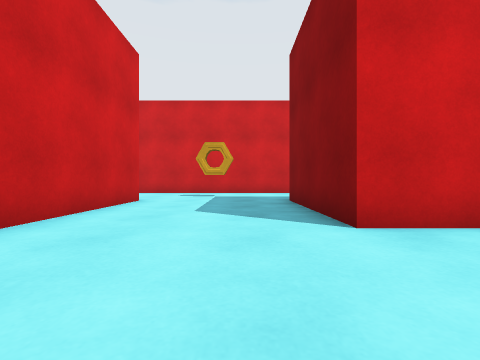
[1] (above)

23 first-person views from a walk through a 3-D level made in the Unity game engine. The camera is 0.44 m above the floor, looks level and sees 85° across. The floor is counted in squares, 1 m on a side. Each view is taken from the middle of a square. On the plan, view 1 faces up. The plan holds only what a view shows up to about 9 squares ahead; the rest is blank. The place goes on beyond the plan.

[2]
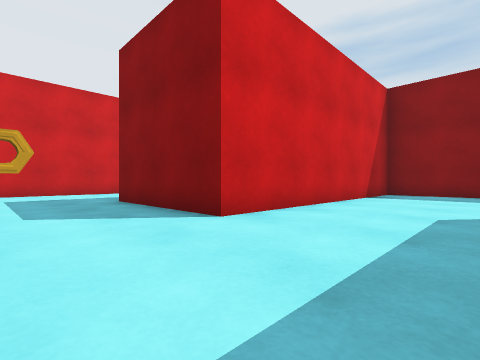

[3]
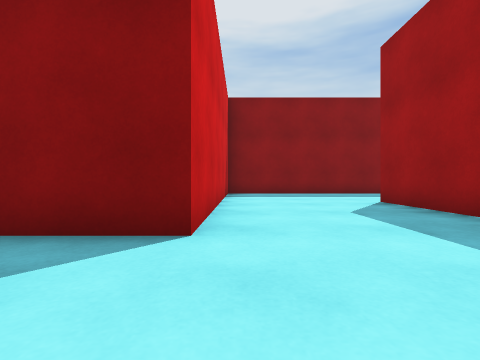

[4]
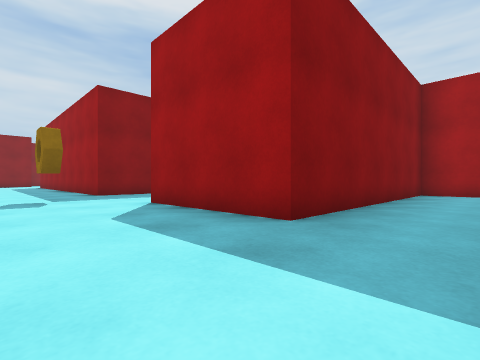

[5]
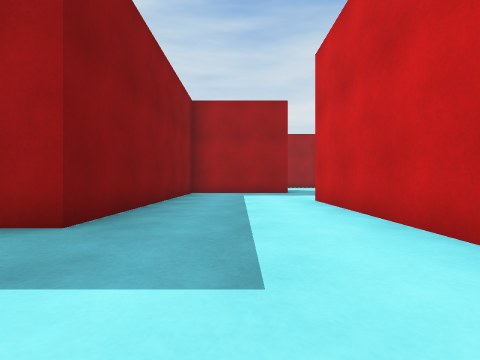

[6]
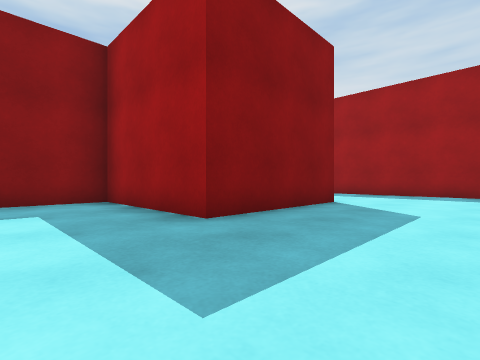

[7]
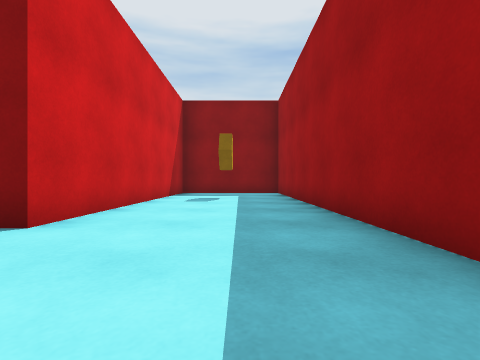

[8]
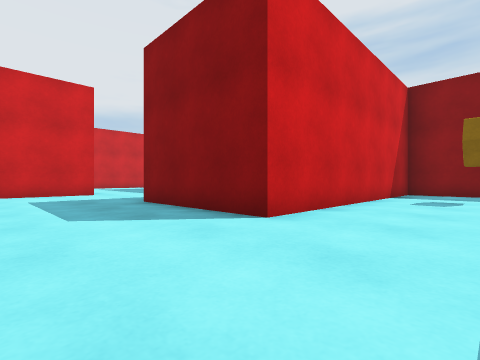

[9]
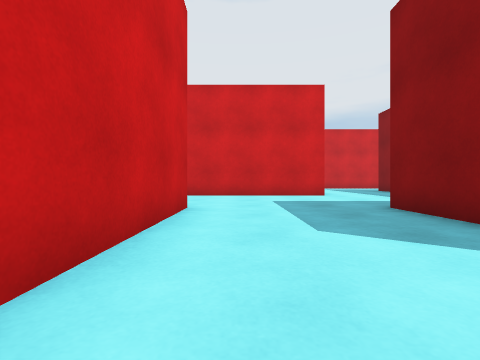

[10]
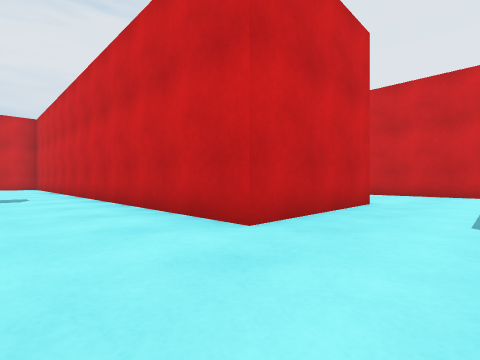

[11]
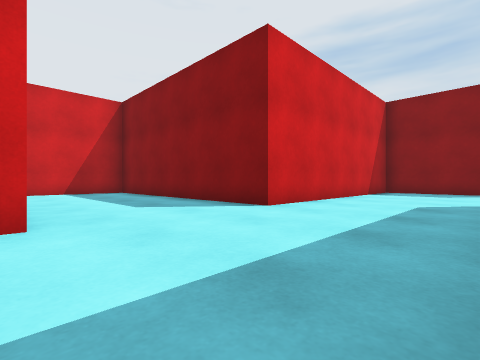

[12]
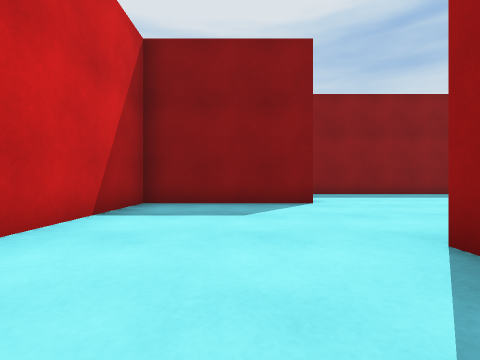

[13]
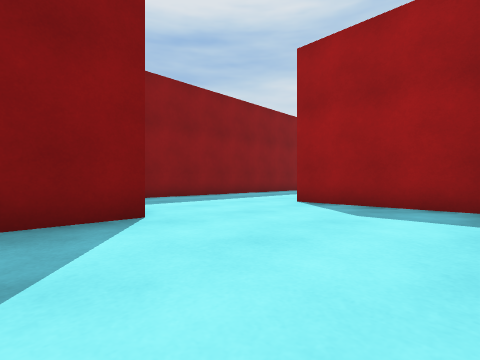

[14]
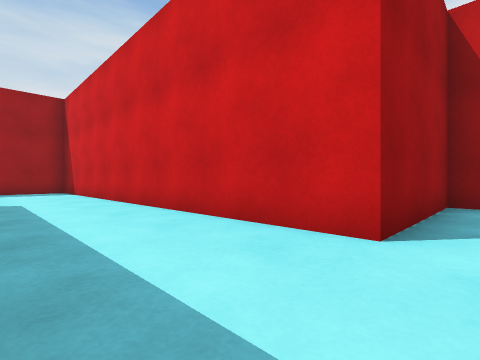

[15]
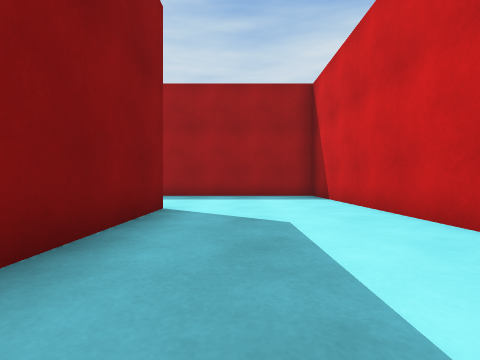

[16]
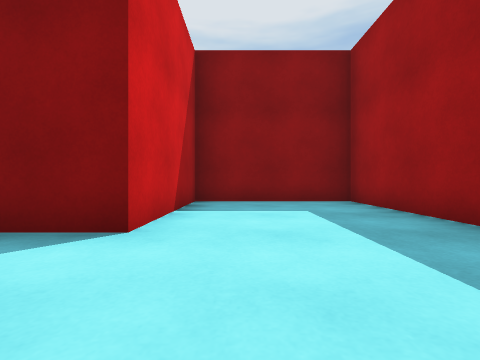

[17]
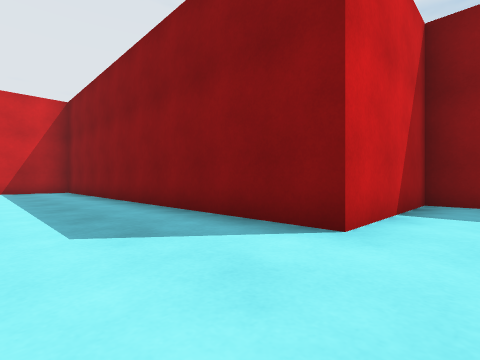

[18]
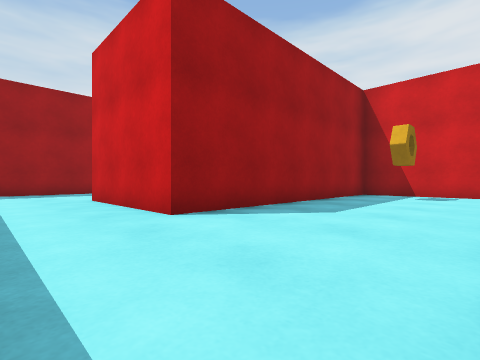

[19]
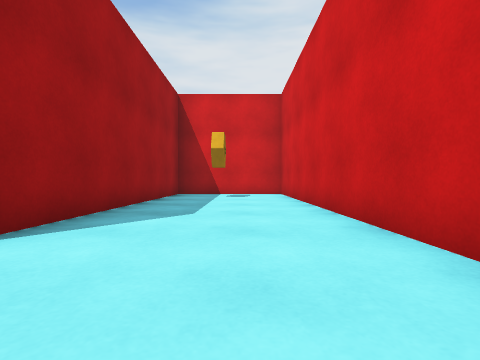

[20]
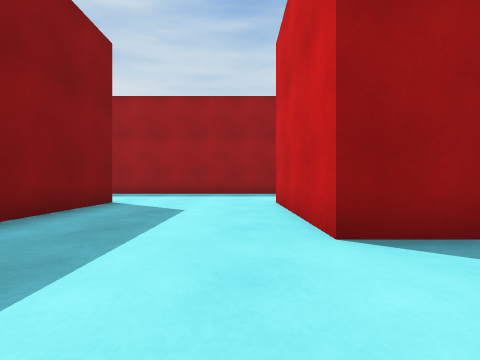

[21]
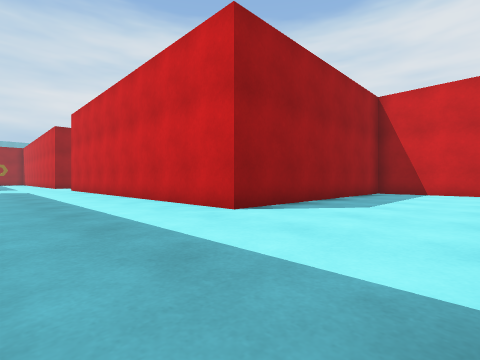

[22]
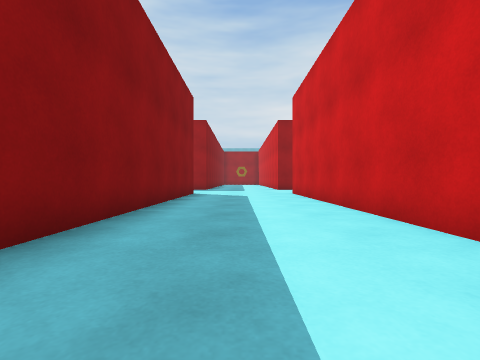

[23]
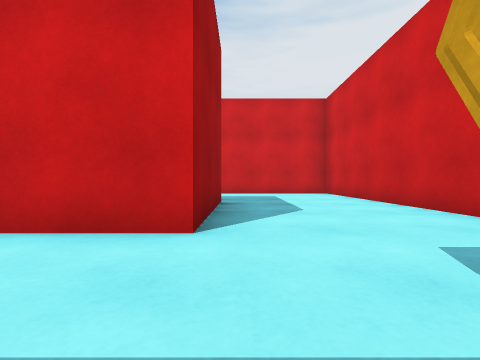

### Floor plan
Points are (right, up) in squares from view 1. A wall is a line through its corners. A room is listed if a view was taken in it or the views show most of it. See-through windows are left out.
Room 1 (views 1, 2, 21, 22)
walls: (-2.2, 1.4) (-2.2, -0.8) (4.3, -0.8) (4.3, -10.5); (7.5, -10.5) (7.5, 2.4) (1.1, 2.4)
ways out: opening at (-0.5, 2.5) to room 2
Room 2 (views 3, 4, 5, 6, 7, 8, 9, 10, 11, 12, 13, 14, 15, 16, 17, 18, 19, 20, 23)
walls: (1.1, 2.4) (1.1, 5.6) (10.8, 5.6); (10.7, 2.9) (10.7, 2.4) (14, 2.4) (14, -7.3) (20.4, -7.3) (20.4, -4.1) (17.2, -4.1) (17.2, 5.6) (15.4, 5.6); (-11.8, -0.8) (-11.8, -4.1); (14, 5.5) (14, 8.8) (7.5, 8.8) (7.5, 15.3) (-2.2, 15.3) (-2.2, 12.1) (4.3, 12.1) (4.3, 8.8) (-8.6, 8.8) (-8.6, 2.4) (-12.5, 2.4); (-10.8, -7.3) (-2.2, -7.3) (-2.2, -4.1) (-8.6, -4.1) (-8.6, -0.8) (-5.4, -0.8) (-5.4, 5.6) (-2.2, 5.6) (-2.2, 1.4)
ways out: opening at (-0.5, 2.5) to room 1
objects: other object (-5, -6) to (-4, -6); other object (-1, 7)

Positions as (right, up) in squares from view 1, and headings:
1: (0, 0), facing up
2: (-1, 0), facing up-right
3: (-1, 2), facing right
4: (-7, 8), facing down-right
5: (-7, 8), facing down
6: (-11, 1), facing down-right
7: (-11, -6), facing right
8: (-11, -6), facing up-right
9: (-11, -5), facing up
10: (6, 7), facing up-left
11: (4, 6), facing up-right
12: (9, 7), facing right
13: (11, 7), facing down-right
14: (16, 3), facing down-left
15: (16, 0), facing down
16: (15, -5), facing right
17: (15, -5), facing up-right
18: (6, 15), facing down-left
19: (6, 14), facing left
20: (5, 14), facing down
21: (7, 2), facing down-left
22: (6, -2), facing down
23: (0, 6), facing left
